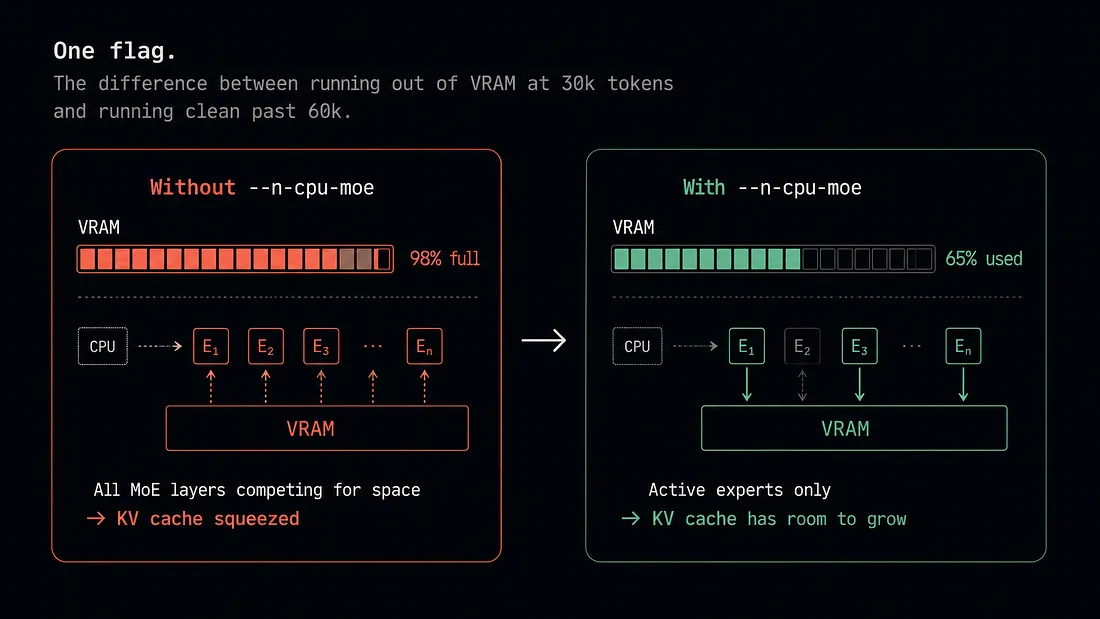
#> input picture mockups/node-blueprint-reference.webp, 1100 x 619 px
$ python color_demo.py ../mockups/node-blueprint-reference.webp
#> lines starting #> are read from the running program, lines starting #| are printed output that depends on the picture
"""Interactive color-flattening demo.

Loads an equipment capture and flattens / compacts its colors. Shows two panels
side by side:

    [ flattened result ] [ original ]

Tuning knobs are exposed as OpenCV trackbars and the panels redraw whenever any
of them changes. Sliders not used by the current mode are pinned (frozen) and
dimmed in the on-image legend. Four flattening modes:

    mode 0 = kmeans     (cluster pixels into k colors)
    mode 1 = posterize  (quantize each channel to N levels)
    mode 2 = meanshift  (pyrMeanShiftFiltering: edge-aware color smoothing)
    mode 3 = bilateral  (bilateral filter: smooth color, keep edges)

Run:
    python scripts/color_demo.py [path/to/image.jpg] [--width N]

with no image argument it grabs the newest capture under captures/warframe/.
Keys: q or Esc to quit.
"""

from __future__ import annotations

import glob
import os
import sys

import cv2
import numpy as np

WIN = "color demo  (q=quit)"
MAX_W = 2700             # cap full 2-panel width (override: --width N)
PROC_W = 900            # downscale working image to this width for responsiveness


def newest_capture() -> str:
    here = os.path.dirname(os.path.abspath(__file__))
    root = os.path.dirname(here)
    pats = [
        os.path.join(root, "captures", "warframe", "*.jpg"),
        os.path.join(root, "captures", "warframe", "*.png"),
    ]
    files: list[str] = []
    for p in pats:
        files.extend(glob.glob(p))
    if not files:
        raise SystemExit("no captures found under captures/warframe/")
    return max(files, key=os.path.getmtime)


def flatten_kmeans(img, p):
    """Cluster pixels into k colors and repaint each pixel as its centroid."""
    k = max(2, p["k"])
    z = img.reshape(-1, 3).astype(np.float32)
    crit = (cv2.TERM_CRITERIA_EPS + cv2.TERM_CRITERIA_MAX_ITER, 10, 1.0)
    _, labels, centers = cv2.kmeans(z, k, None, crit, 1, cv2.KMEANS_PP_CENTERS)
    out = centers[labels.flatten()].astype(np.uint8)
    return out.reshape(img.shape)


def flatten_posterize(img, p):
    """Quantize each channel to N evenly-spaced levels."""
    n = max(2, p["lvls"])
    step = 255.0 / (n - 1)
    return (np.round(img / step) * step).clip(0, 255).astype(np.uint8)


def flatten_meanshift(img, p):
    """Edge-aware color smoothing via the mean-shift pyramid filter."""
    sp = max(1, p["sp"])
    sr = max(1, p["sr"])
    return cv2.pyrMeanShiftFiltering(img, sp, sr)


def flatten_bilateral(img, p):
    """Smooth color while preserving edges with a bilateral filter."""
    d = max(1, p["d"])
    sig = max(1, p["sig"])
    return cv2.bilateralFilter(img, d, sig, sig)


# short slider name -> param key in the p dict (same name here)
ALL_KNOBS = ["k", "lvls", "sp", "sr", "d", "sig"]
PARAM = {kn: kn for kn in ALL_KNOBS}

# per-mode short description of each knob (shown in the legend)
DESC = {
    0: {"k": "num colors", "lvls": "", "sp": "", "sr": "", "d": "", "sig": ""},
    1: {"k": "", "lvls": "levels/chan", "sp": "", "sr": "", "d": "", "sig": ""},
    2: {"k": "", "lvls": "", "sp": "spatial rad", "sr": "color rad",
        "d": "", "sig": ""},
    3: {"k": "", "lvls": "", "sp": "", "sr": "", "d": "diameter",
        "sig": "sigma col/sp"},
}

# which sliders are live per mode (everything else is pinned + dimmed)
ACTIVE = {
    0: {"k"},
    1: {"lvls"},
    2: {"sp", "sr"},
    3: {"d", "sig"},
}

MODE_NAME = ("kmeans", "posterize", "meanshift", "bilateral")


def draw_legend(panel, p, ncolors):
    mode = p["mode"]
    rows = [(f"flatten  colors={ncolors}", True), ("", True),
            (f"mode  {MODE_NAME[mode]}", True)]
    for kn in ALL_KNOBS:
        active = kn in ACTIVE[mode]
        val = p[PARAM[kn]] if active else "-"            # '-' when not in use
        desc = DESC[mode][kn]
        rows.append((f"{kn:5} {desc:13} = {val}", active))
    y = 22
    for text, active in rows:
        if text:
            fg = (255, 255, 255) if active else (120, 120, 120)
            cv2.putText(panel, text, (8, y), cv2.FONT_HERSHEY_SIMPLEX, 0.5,
                        (0, 0, 0), 3, cv2.LINE_AA)          # outline for contrast
            cv2.putText(panel, text, (8, y), cv2.FONT_HERSHEY_SIMPLEX, 0.5,
                        fg, 1, cv2.LINE_AA)
        y += 20
    return panel


def letterbox(panel, w, h):
    """Scale panel to fit a w x h window, padding with black (no distortion)."""
    ph, pw = panel.shape[:2]
    scale = min(w / pw, h / ph)
    nw, nh = max(1, int(pw * scale)), max(1, int(ph * scale))
    resized = cv2.resize(panel, (nw, nh), interpolation=cv2.INTER_AREA)
    canvas = np.zeros((h, w, 3), np.uint8)
    y0, x0 = (h - nh) // 2, (w - nw) // 2
    canvas[y0:y0 + nh, x0:x0 + nw] = resized
    return canvas


def render(img, p):
    flatten = (flatten_kmeans, flatten_posterize,
               flatten_meanshift, flatten_bilateral)[p["mode"]]
    flat = flatten(img, p)
    ncolors = len(np.unique(flat.reshape(-1, 3), axis=0))

    draw_legend(flat, p, ncolors)
    panel = np.hstack([flat, img])
    if panel.shape[1] > MAX_W:
        scale = MAX_W / panel.shape[1]
        panel = cv2.resize(panel, None, fx=scale, fy=scale,
                           interpolation=cv2.INTER_AREA)
    return panel


def main():
    global MAX_W
    argv = sys.argv[1:]
    if "--width" in argv:
        i = argv.index("--width")
        MAX_W = int(argv[i + 1])
        del argv[i:i + 2]
    path = argv[0] if argv else newest_capture()
    img = cv2.imread(path)
#> img is the input picture: shape (619, 1100, 3); mean B, G, R 14.2, 10.6, 9.1
    if img is None:
        raise SystemExit(f"could not read image: {path}")
    if img.shape[1] > PROC_W:                       # downscale for responsiveness
        s = PROC_W / img.shape[1]
#> s = 0.818
        img = cv2.resize(img, None, fx=s, fy=s, interpolation=cv2.INTER_AREA)
#> img: shape (506, 900, 3)
    print(f"image: {path}  (working {img.shape[1]}x{img.shape[0]})")
#| image: ../mockups/node-blueprint-reference.webp  (working 900x506)

    cv2.namedWindow(WIN, cv2.WINDOW_NORMAL)
    # (name, default, max)
    knobs = [
        ("mode", 0, 3),
        ("k", 8, 64),
        ("lvls", 4, 32),
        ("sp", 10, 40),
        ("sr", 25, 80),
        ("d", 9, 25),
        ("sig", 75, 200),
    ]
    maxes = {name: mx for name, _d, mx in knobs}
    for name, default, mx in knobs:
        cv2.createTrackbar(name, WIN, default, mx, lambda _v: None)

    def set_enabled(mode):
        """Pin (freeze) sliders unused by this mode, restore the rest."""
        for kn in ALL_KNOBS:
            pos = cv2.getTrackbarPos(kn, WIN)
            if kn in ACTIVE[mode]:                 # enable -> full range
                cv2.setTrackbarMax(kn, WIN, maxes[kn])
                cv2.setTrackbarMin(kn, WIN, 0)
            else:                                  # disable -> pin at current pos
                cv2.setTrackbarMax(kn, WIN, pos)
                cv2.setTrackbarMin(kn, WIN, pos)

    last = None
    last_rect = None
    last_mode = -1
    panel = None
    while True:
        mode = cv2.getTrackbarPos("mode", WIN)
        if mode != last_mode:
            set_enabled(mode)
            last_mode = mode
        p = {
            "mode": mode,
            "k": cv2.getTrackbarPos("k", WIN),
            "lvls": cv2.getTrackbarPos("lvls", WIN),
            "sp": cv2.getTrackbarPos("sp", WIN),
            "sr": cv2.getTrackbarPos("sr", WIN),
            "d": cv2.getTrackbarPos("d", WIN),
            "sig": cv2.getTrackbarPos("sig", WIN),
        }
        key = tuple(p.values())
        rect = cv2.getWindowImageRect(WIN)          # (x, y, w, h) of image area
        changed = key != last
        if changed:
            panel = render(img, p)
#> in flatten_kmeans, `_, labels, centers = cv2.kmeans(z, k, None, crit, 1, cv2.KMEANS_PP_CEN..`: centers = [[8.6, 4.1, 1.17], [68.08, 73.72, 96.34], [210.9, 209.7, 208.1], [84.27, 104.7, 226.8], [145.2, 163.1, 120.1], [21.5, 23.18, 35.12], [50.04, 52.12, 50.51], [104.5, 109.4, 116.6]]
#> in flatten_kmeans, `return out.reshape(img.shape)`:
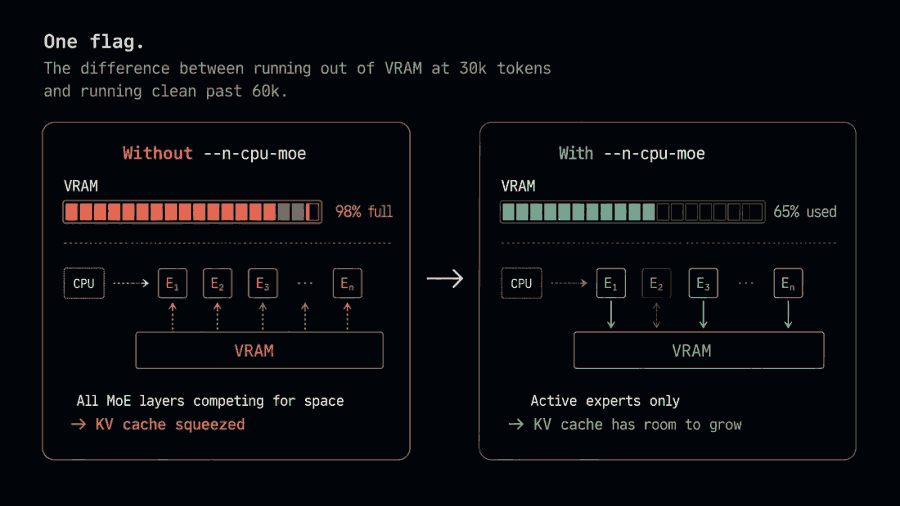
#> returned value: shape (506, 900, 3); mean of channels 0, 1, 2 13.6, 10.5, 8.9; drawn as B, G, R
#> in render, `ncolors = len(np.unique(flat.reshape(-1, 3), axis=0))`: ncolors = 8
#> in draw_legend, `rows = [(f"flatten  colors={ncolors}", True), ("", True), (f"mode  {MO..`: rows = [('flatten  colors=8', True), ('', True), ('mode  kmeans', True)]
#> after the loop in draw_legend, `for kn in ALL_KNOBS:`: rows = 9 items, first 6: ('flatten  colors=8', True), ('', True), ('mode  kmeans', True), ('k     num colors    = 8', True), ('lvls                = -', False), ('sp                  = -', False)
#> the loop in draw_legend, `for text, active in rows:` made 9 passes
#> (text, active, fg, y) on passes 1, 3, 4, 5, 6, 7, 8, 9: ('flatten  colors=8', True, (255, 255, 255), 42), ('mode  kmeans', True, (255, 255, 255), 82), ('k     num colors    = 8', True, (255, 255, 255), 102), ('lvls                = -', False, (120, 120, 120), 122), ('sp                  = -', False, (120, 120, 120), 142), ('sr                  = -', False, (120, 120, 120), 162), ('d                   = -', False, (120, 120, 120), 182), ('sig                 = -', False, (120, 120, 120), 202)
#> (text, active, y) on pass 2: ('', True, 62)
#> after the loop in draw_legend, `for text, active in rows:`: y = 202
#> in render, `panel = np.hstack([flat, img])`:
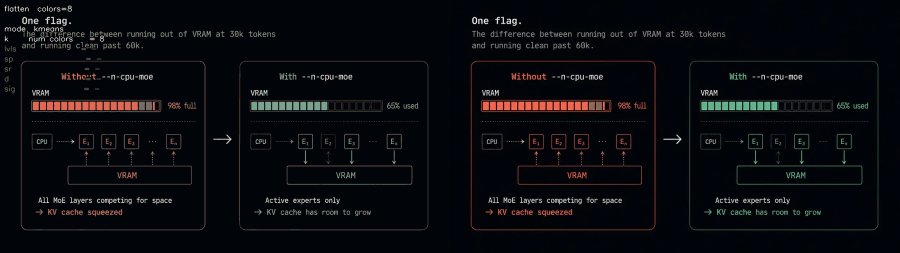
#> panel: shape (506, 1800, 3) (shown at 1/2 size); mean B, G, R 14.2, 10.8, 9.3
            last = key
        if panel is not None and (changed or rect != last_rect):
            disp = panel
            if rect and rect[2] > 0 and rect[3] > 0:
                disp = letterbox(panel, rect[2], rect[3])
            cv2.imshow(WIN, disp)
            last_rect = rect

        k = cv2.waitKey(30) & 0xFF
#> (key q is pressed here)
        if k in (ord("q"), 27):  # q or Esc
            break
        if cv2.getWindowProperty(WIN, cv2.WND_PROP_VISIBLE) < 1:
            break
    cv2.destroyAllWindows()


if __name__ == "__main__":
    main()
